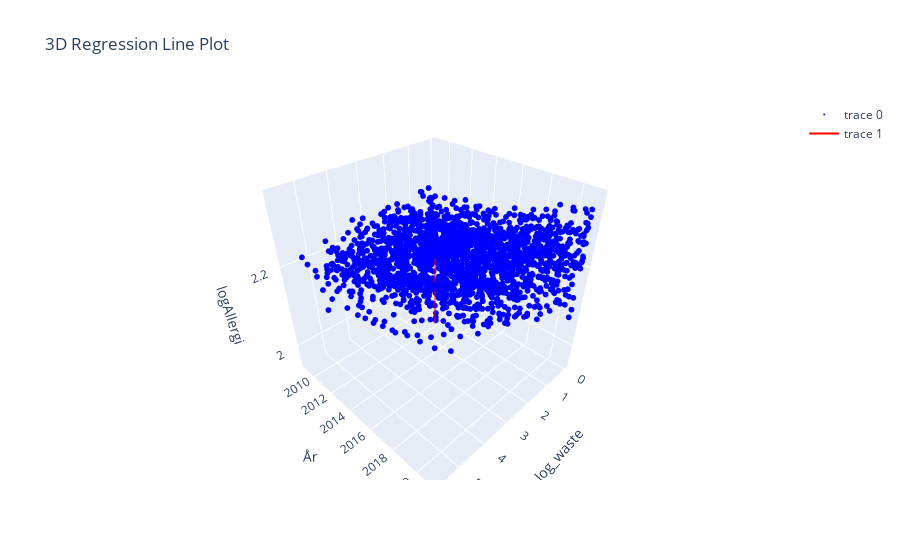

The cell this chart's notebook holds for it:
### Markdown cell above
Creating a 3D scatter plot with the help of Plotly and ChatGPT.

### Code cell
import plotly.graph_objects as go
from sklearn.linear_model import LinearRegression

plot_data = waste_prescription

#Define variable names
x_column = "log_waste"
y_column = "År"
z_column = "logAllergi"

#Prepare the features and target arrays
X = plot_data[[x_column, y_column]]
y = plot_data[z_column]

#Fit the regression model
model = LinearRegression()
model.fit(X, y)

# Create an array for predictions
X_pred = pd.DataFrame({
    x_column: np.linspace(X[x_column].min(), X[x_column].max(), 100),
    y_column: np.linspace(X[y_column].min(), X[y_column].max(), 100)
})
y_pred = model.predict(X_pred)

# Create the figure
fig = go.Figure()

# Add scatter plot
fig.add_trace(go.Scatter3d(x=plot_data[x_column], y=plot_data[y_column], z=plot_data[z_column],
                           mode='markers', marker=dict(size=2, color='blue',)),)

# Add line plot
fig.add_trace(go.Scatter3d(x=X_pred[x_column], y=X_pred[y_column], z=y_pred,
                           mode='lines', line=dict(color='red', width=2)))

# Update plot appearance
fig.update_layout(title='3D Regression Line Plot',
                  scene=dict(
                      xaxis_title=x_column,
                      yaxis_title=y_column,
                      zaxis_title=z_column))

# Show plot
fig.show()

### Figure 1 — Plotly figure (JSON) as saved in the notebook; plotly's stock layout.template omitted (floating-point values rounded to 4 significant figures; data arrays with more than 128 entries replaced by an {"elided": "..."} marker saying what was removed)
{"data": [{"marker": {"color": "blue", "size": 2}, "mode": "markers", "type": "scatter3d", "x": {"elided": "2119 float values"}, "y": {"elided": "2119 int values"}, "z": {"elided": "2119 float values"}}, {"line": {"color": "red", "width": 2}, "mode": "lines", "type": "scatter3d", "x": [0, 0.05757, 0.1151, 0.1727, 0.2303, 0.2879, 0.3454, 0.403, 0.4606, 0.5182, 0.5757, 0.6333, 0.6909, 0.7485, 0.806, 0.8636, 0.9212, 0.9788, 1.036, 1.094, 1.151, 1.209, 1.267, 1.324, 1.382, 1.439, 1.497, 1.554, 1.612, 1.67, 1.727, 1.785, 1.842, 1.9, 1.958, 2.015, 2.073, 2.13, 2.188, 2.245, 2.303, 2.361, 2.418, 2.476, 2.533, 2.591, 2.648, 2.706, 2.764, 2.821, 2.879, 2.936, 2.994, 3.051, 3.109, 3.167, 3.224, 3.282, 3.339, 3.397, 3.454, 3.512, 3.57, 3.627, 3.685, 3.742, 3.8, 3.857, 3.915, 3.973, 4.03, 4.088, 4.145, 4.203, 4.26, 4.318, 4.376, 4.433, 4.491, 4.548, 4.606, 4.663, 4.721, 4.779, 4.836, 4.894, 4.951, 5.009, 5.067, 5.124, 5.182, 5.239, 5.297, 5.354, 5.412, 5.47, 5.527, 5.585, 5.642, 5.7], "y": [2009, 2009.0, 2009.0, 2009.0, 2009.0, 2010.0, 2010.0, 2010.0, 2010.0, 2010.0, 2010.0, 2010.0, 2010.0, 2011.0, 2011.0, 2011.0, 2011.0, 2011.0, 2011.0, 2011.0, 2011.0, 2012.0, 2012.0, 2012.0, 2012.0, 2012.0, 2012.0, 2012.0, 2012.0, 2013.0, 2013.0, 2013.0, 2013.0, 2013, 2013.0, 2013.0, 2013.0, 2013.0, 2014.0, 2014.0, 2014.0, 2014.0, 2014.0, 2014.0, 2014.0, 2014.0, 2015.0, 2015.0, 2015.0, 2015.0, 2015.0, 2015.0, 2015.0, 2015.0, 2016.0, 2016.0, 2016.0, 2016.0, 2016.0, 2016.0, 2016.0, 2016.0, 2017.0, 2017.0, 2017.0, 2017.0, 2017, 2017.0, 2017.0, 2017.0, 2017.0, 2018.0, 2018.0, 2018.0, 2018.0, 2018.0, 2018.0, 2018.0, 2018.0, 2019.0, 2019.0, 2019.0, 2019.0, 2019.0, 2019.0, 2019.0, 2019.0, 2020.0, 2020.0, 2020.0, 2020.0, 2020.0, 2020.0, 2020.0, 2020.0, 2021.0, 2021.0, 2021.0, 2021.0, 2021], "z": [2.118, 2.12, 2.121, 2.123, 2.125, 2.127, 2.129, 2.13, 2.132, 2.134, 2.136, 2.137, 2.139, 2.141, 2.143, 2.144, 2.146, 2.148, 2.15, 2.151, 2.153, 2.155, 2.157, 2.158, 2.16, 2.162, 2.164, 2.165, 2.167, 2.169, 2.171, 2.172, 2.174, 2.176, 2.178, 2.18, 2.181, 2.183, 2.185, 2.187, 2.188, 2.19, 2.192, 2.194, 2.195, 2.197, 2.199, 2.201, 2.202, 2.204, 2.206, 2.208, 2.209, 2.211, 2.213, 2.215, 2.216, 2.218, 2.22, 2.222, 2.223, 2.225, 2.227, 2.229, 2.231, 2.232, 2.234, 2.236, 2.238, 2.239, 2.241, 2.243, 2.245, 2.246, 2.248, 2.25, 2.252, 2.253, 2.255, 2.257, 2.259, 2.26, 2.262, 2.264, 2.266, 2.267, 2.269, 2.271, 2.273, 2.274, 2.276, 2.278, 2.28, 2.282, 2.283, 2.285, 2.287, 2.289, 2.29, 2.292]}], "layout": {"scene": {"xaxis": {"title": {"text": "log_waste"}}, "yaxis": {"title": {"text": "År"}}, "zaxis": {"title": {"text": "logAllergi"}}}, "title": {"text": "3D Regression Line Plot"}}}
